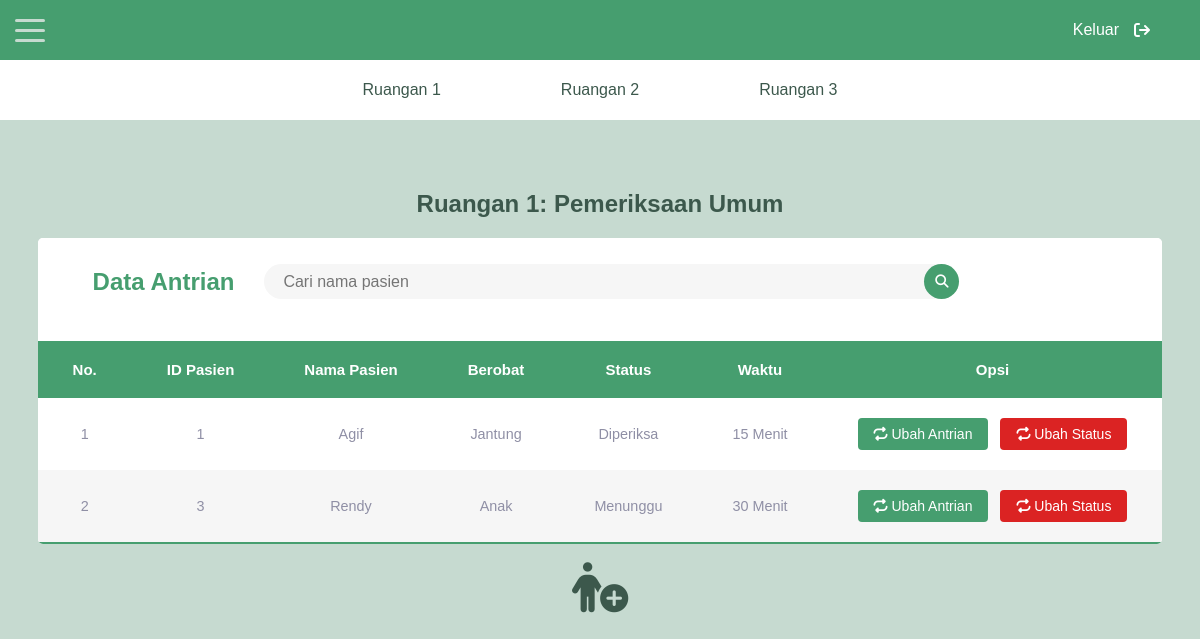
The page /puskes2final/index1.php (signed in) on the database its author committed.
### tables this page shows
CREATE TABLE `antrian` (
  `ID_Antrian` int(11) NOT NULL,
  `ID_Resepsionis` int(11) DEFAULT NULL,
  `ID_Pasien` int(11) DEFAULT NULL,
  `ID_Dokter` int(11) DEFAULT NULL,
  `Tgl_Antrian` date DEFAULT NULL,
  `Status` enum('Menunggu','Diperiksa','Selesai') DEFAULT NULL
);

CREATE TABLE `pasien` (
  `ID_Pasien` int(11) NOT NULL,
  `NIK` int(20) DEFAULT NULL,
  `Nama_P` varchar(50) DEFAULT NULL,
  `Alamat` varchar(50) DEFAULT NULL,
  `Domisili` varchar(50) DEFAULT NULL,
  `Tgl_lahir` date DEFAULT NULL,
  `No_HP` varchar(14) DEFAULT NULL,
  `Jenis_Kelamin` enum('L','P') DEFAULT NULL
);

CREATE TABLE `dokter` (
  `ID_Dokter` int(11) NOT NULL,
  `Nama_D` varchar(50) DEFAULT NULL,
  `Spesialis` varchar(20) DEFAULT NULL,
  `Jadwal` varchar(30) DEFAULT NULL
);

### puskes2final/index1.php (the view, shortened to what this page needs)
<?php
$idAntrian = '';
if (isset($_SESSION['login'])) {
    $role = '1';
} elseif (isset($_SESSION['loginDokter'])) {
    $role = '2';
} elseif (isset($_SESSION['loginPasien'])) {
    $role = '3';
} else {
    header("Location: login.php");
    exit;
}
$conn = mysqli_connect("localhost", "root", "", "antri");
if (!isset($_GET['page']) || $_GET['page'] == 1) {
    $Antrian = "Antrian";
} elseif ($_GET['page'] == 2) {
    $Antrian = "Antrian2";
    $page = 2;
} elseif ($_GET['page'] == 3) {
    $Antrian = "Antrian3";
    $page = 3;
}
$querycek = "SELECT COUNT(*) AS total FROM $Antrian;";
$check = mysqli_query($conn, $querycek);
$row = mysqli_fetch_assoc($check);
$totalRecords = $row["total"];
$result = mysqli_query($conn, "SELECT A.ID_Antrian, P.ID_Pasien, P.Nama_P, P.No_HP, D.Spesialis, A.Status
                                FROM $Antrian AS A
                                LEFT JOIN Pasien AS P ON A.ID_Pasien = P.ID_Pasien
                                LEFT JOIN Dokter AS D ON A.ID_Dokter = D.ID_Dokter");
$duration = 15 * 60;
$elapsed_time = time() - $_SESSION['start_time'];
$remaining_time = max(0, $duration - $elapsed_time);
$elapsed_time2 = time() - $_SESSION['start_time2'];
$remaining_time2 = max(0, $duration - $elapsed_time2);
$elapsed_time3 = time() - $_SESSION['start_time3'];
$remaining_time3 = max(0, $duration - $elapsed_time3);
if ($Antrian == "Antrian") {
    $timer = $remaining_time;
} elseif ($Antrian == "Antrian2") {
    $timer = $remaining_time2;
} else {
    $timer = $remaining_time3;
}
?>
<!DOCTYPE html>
<html lang="en">
<head>
    <link rel="stylesheet" type="text/css" href="style.css">
    <link rel="stylesheet" href="https://cdnjs.cloudflare.com/ajax/libs/font-awesome/6.4.0/css/all.min.css" />
</head>
<body>
    <?php if ($role == '1') { ?>
        <div class="sidebar">
            <div class="hamburger-menu__container">
                <div class="hamburger-menu">
                    <div class="hamburger-menu__line"></div>
                    <div class="hamburger-menu__line"></div>
                    <div class="hamburger-menu__line"></div>
                </div>
            </div>
            <nav class="nav">
                <nav class="nav__item">
                    <a href="index1.php">
                    </a>
                </nav>
                <nav class="nav__item">
                    <a href="resepsionis/tampilresepsionis.php">
                    </a>
                </nav>
                <nav class="nav__item">
                    <a href="dokter/tampildokter.php">
                    </a>
                </nav>
                <nav class="nav__item">
                    <a href="pasien/tampilpasien.php">
                    </a>
                </nav>
            </nav>
        </div>
    <?php } ?>
    <body>
    <div id="navigasilog">
        <a href="logout.php">Keluar
            <i class="fa fa-sign-out"></i>
        </a>
    </div>
    <div id="navigasi">
        <ul>
            <li><a href="?page=1">Ruangan 1</a></li>
            <li><a href="?page=2">Ruangan 2</a></li>
            <li><a href="?page=3">Ruangan 3</a></li>
        </ul>
    </div>
    <div class="contentnav">
        <div class="nav-section">
            <?php
            if (!isset($_GET['page']) || $_GET['page'] == 1) {
                echo "<h2>Ruangan 1: Pemeriksaan Umum</h2>";
                $Antrian = "Antrian";
            } elseif ($_GET['page'] == 2) {
                echo "<h2>Ruangan 2: KIA, KB, dan Imunisasi</h2>";
                $Antrian = "Antrian2";
            } elseif ($_GET['page'] == 3) {
                echo "<h2>Ruangan 3: Kesehatan Gigi dan Mulut</h2>";
                $Antrian = "Antrian3";
            } else {
                echo "<h2>Ruangan tidak ada</h2>";
            }
            ?>
        </div>
    </div>
    <div id="content">
        <?php if ($totalRecords == 0) { ?>
            <h1>Tidak ada antrian</h1>
            <br>
        <?php } else { ?>
            <div class="table-container-antri">
                <table class="content-table-antri">
                    <thead>
                        <tr>
                            <th colspan="7">
                                <div class="table-header-antri">
                                    <div class="search-area">
                                        <span>Data Antrian</span>
                                        <form action="" method="post">
                                            <div class="searchBox-antri">
                                                <input class="searchInput" type="text" name="keyword" autofocus placeholder="Cari nama pasien">
                                                <button type="submit" name="cari" class="searchButton">
                                                    <i class="fas fa-search"></i>
                                                </button>
                                            </div>
                                        </form>
                                    </div>
                                </div>
                            </th>
                        </tr>
                        <tr>
                            <th>No.</th>
                            <th>ID Pasien</th>
                            <th>Nama Pasien</th>
                            <th>Berobat</th>
                            <th>Status</th>
                            <th>Waktu</th>
                            <?php if ($role == '1') { ?>
                                <th>Opsi</th>
                            <?php } ?>
                        </tr>
                    </thead>
                    <tbody>
                        <?php
                        $nomor = 1;
                        $tambah = 15 * 60;
                        if ($_SERVER['REQUEST_METHOD'] === 'POST') {
                            $data = $resultcari;
                        } else {
                            $data = $result;
                        }
                        while ($row = mysqli_fetch_assoc($data)) :
                            $hour = floor($timer / 3600);
                            $minutes = floor($timer / 60);
                            $seconds = $timer % 60;
                        ?>
                            <tr>
                                <td><?= $nomor++; ?></td>
                                <td><?= $row["ID_Pasien"]; ?></td>
                                <td><?= $row["Nama_P"]; ?></td>
                                <td><?= $row["Spesialis"]; ?></td>
                                <td><?= $row["Status"]; ?></td>
                                <?php if($timer < 60){ ?>
                                    <td><?= $seconds; ?> Detik</td>
                                <?php }elseif($timer < 3600){ ?>
                                    <td><?= $minutes; ?> Menit</td>
                                <?php }else{ ?>
                                    <td><?= $hour; ?> Jam <?php if($minutes%60!=0){echo $minutes%60; echo " Menit";} ?> </td>
                                <?php } ?>
                                <?php if ($role == '2') { ?>
                                    <td>
                                        <button class="btn-ubah-antrian" onclick="openFloatWindow('<?= $row["ID_Antrian"]; ?>',
                                                                        '<?= $row["Nama_P"]; ?>',
                                                                        '<?= $row["No_HP"]; ?>',
                                                                        '<?= $row["Spesialis"]; ?>',
                                                                        '<?= $row["Status"]; ?>',
                                                                        '<?= $Antrian ?>'
                                                                        )">Detail
                                                                    </button>
                                    </td>
                                <?php } elseif ($role == '1'){ ?>
                                    <td>
                                        <button class="btn-ubah-antrian" onclick="openNestedFloatWindowOption('<?= $row["ID_Antrian"]; ?>', '<?= $Antrian ?>')">
                                            <i class="fas fa-repeat"></i> Ubah Antrian
                                        </button>
                                        <button class="btn-ubah-status" onclick="openNested2FloatWindowOption('<?= $row["ID_Antrian"]; ?>', '<?= $Antrian ?>')">
                                            <i class="fas fa-repeat"></i> Ubah Status
                                        </button>
                                    </td>
                                <?php } ?>
                            </tr>
                            <?php
                            $timer = $timer + $tambah;
                            $idAntrian = $row["ID_Antrian"] + 1;
                            ?>
                        <?php endwhile; ?>
                    </tbody>
                </table>
            </div>
            <br>
        <?php } ?>
        <?php if ($role == '1') { ?>
            <a href="antrian/tambahantrian.php?id=<?= $idAntrian; ?>&ruangan=<?= $Antrian; ?>" class="add-link">
                <i class="fa-solid fa-person-circle-plus"></i>
            </a>
        <?php } ?>
    </div>
</body>
</html>

### puskes2final/index1.php (style rules this page uses)
.add-link i { font-size: 50px; color: #3C584C; }

### rows shown on the page
antrian: ID_Pasien.ID_Pasien "1", ID_Pasien.Nama_P "Agif", ID_Dokter.Spesialis "Jantung", Status "Diperiksa", minutes "15"
antrian: ID_Pasien.ID_Pasien "3", ID_Pasien.Nama_P "Rendy", ID_Dokter.Spesialis "Anak", Status "Menunggu", minutes "30"
